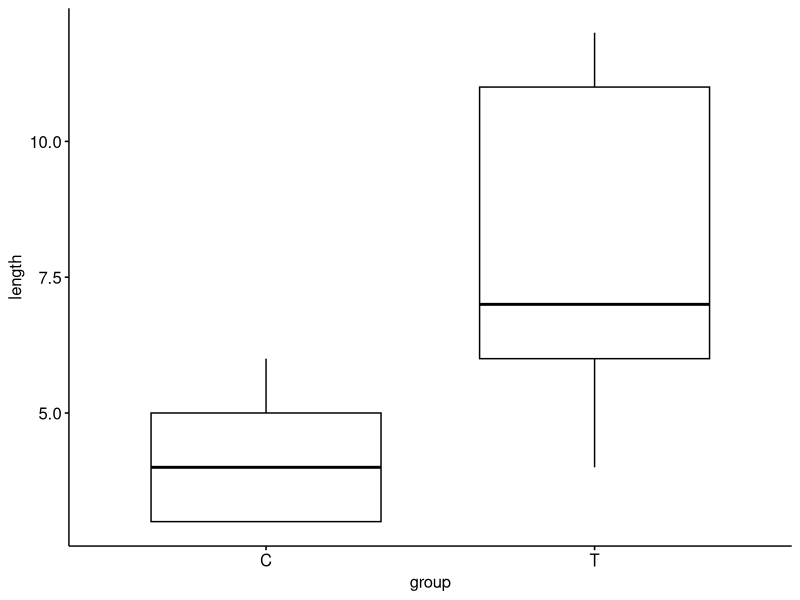
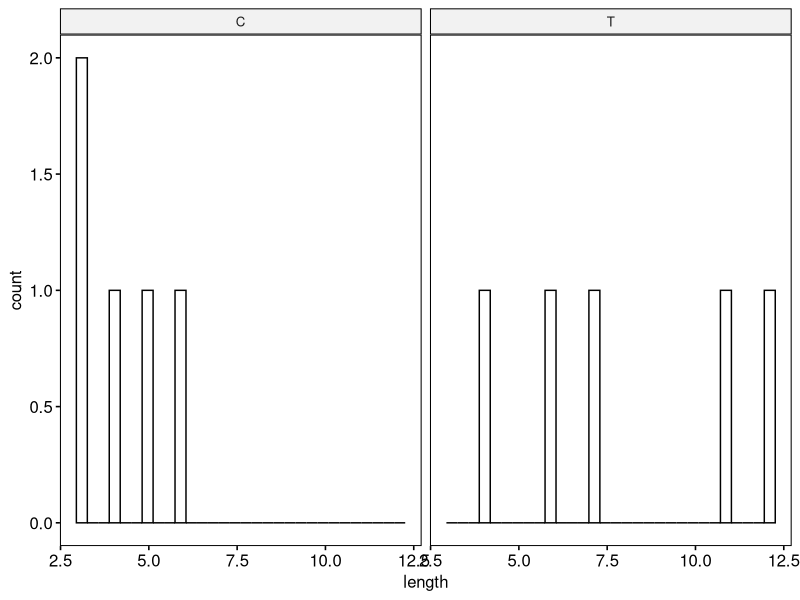
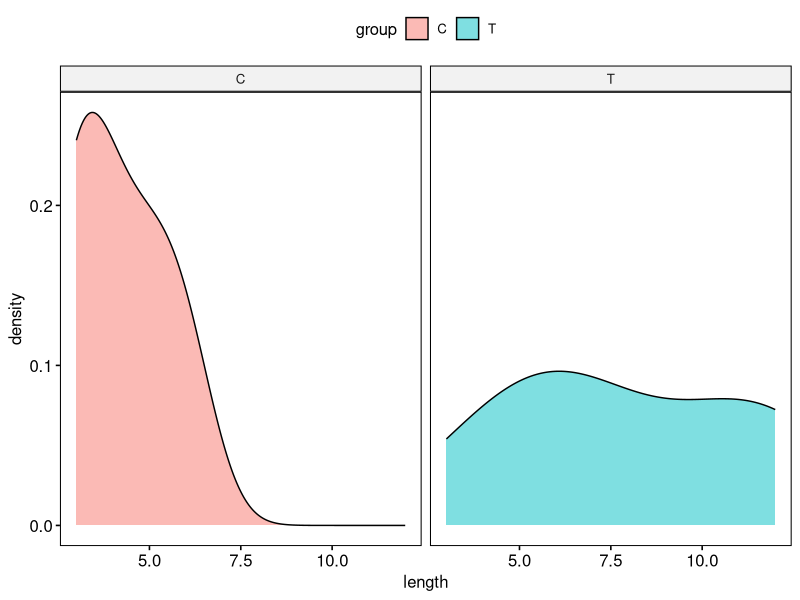
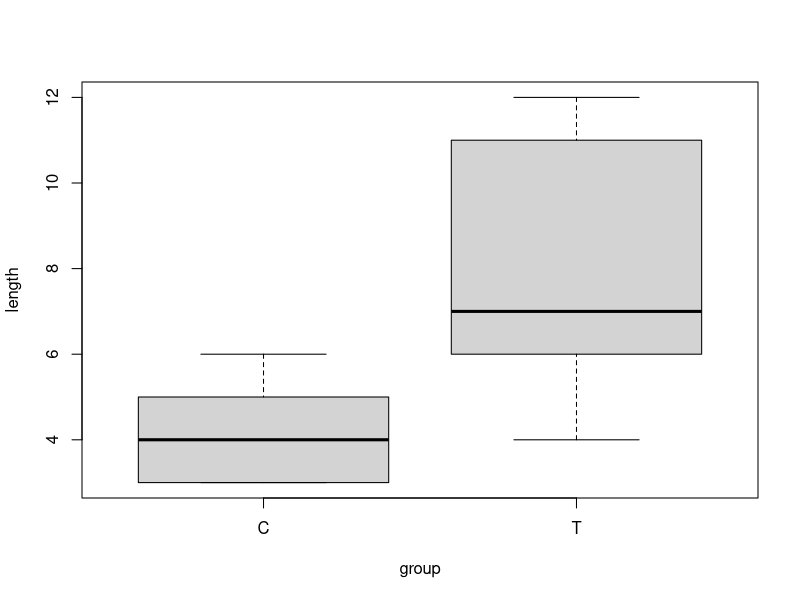

These figures' R source, in order:
## ---- chunk 1
knitr::opts_chunk$set(echo = TRUE)
## ---- chunk 2
control <-   c(4,  5,6,3,3)
treatment <- c(11,12,6,4,7)
## ---- chunk 3
mean(control)
sd(control)
summary(control)
## ---- chunk 4
dat <- data.frame(length = c(4,  5,6,3,3,
                             11,12,6,4,7),
                  group = c("C","C","C","C","C",
                            "T","T","T","T","T"))
## ---- chunk 5
dat <- data.frame(length = c(control, 
                             treatment),
                  group = c("C","C","C","C","C",
                            "T","T","T","T","T"))
## ---- chunk 6
library(ggplot2)
library(ggpubr)

ggboxplot(data = dat,
          y = "length",
          x = "group")
## ---- chunk 7
gghistogram(data = dat,
          x = "length",
          facet.by = "group")
## ---- chunk 8
ggdensity(data = dat,
          x = "length",
          facet.by = "group",
          fill = "group")
## ---- chunk 9
dat <- data.frame(length = c(control, 
                             treatment),
                  group = c(rep("C",5),
                            rep("T",5)))
## ---- chunk 10
boxplot(length ~ group, data = dat)
